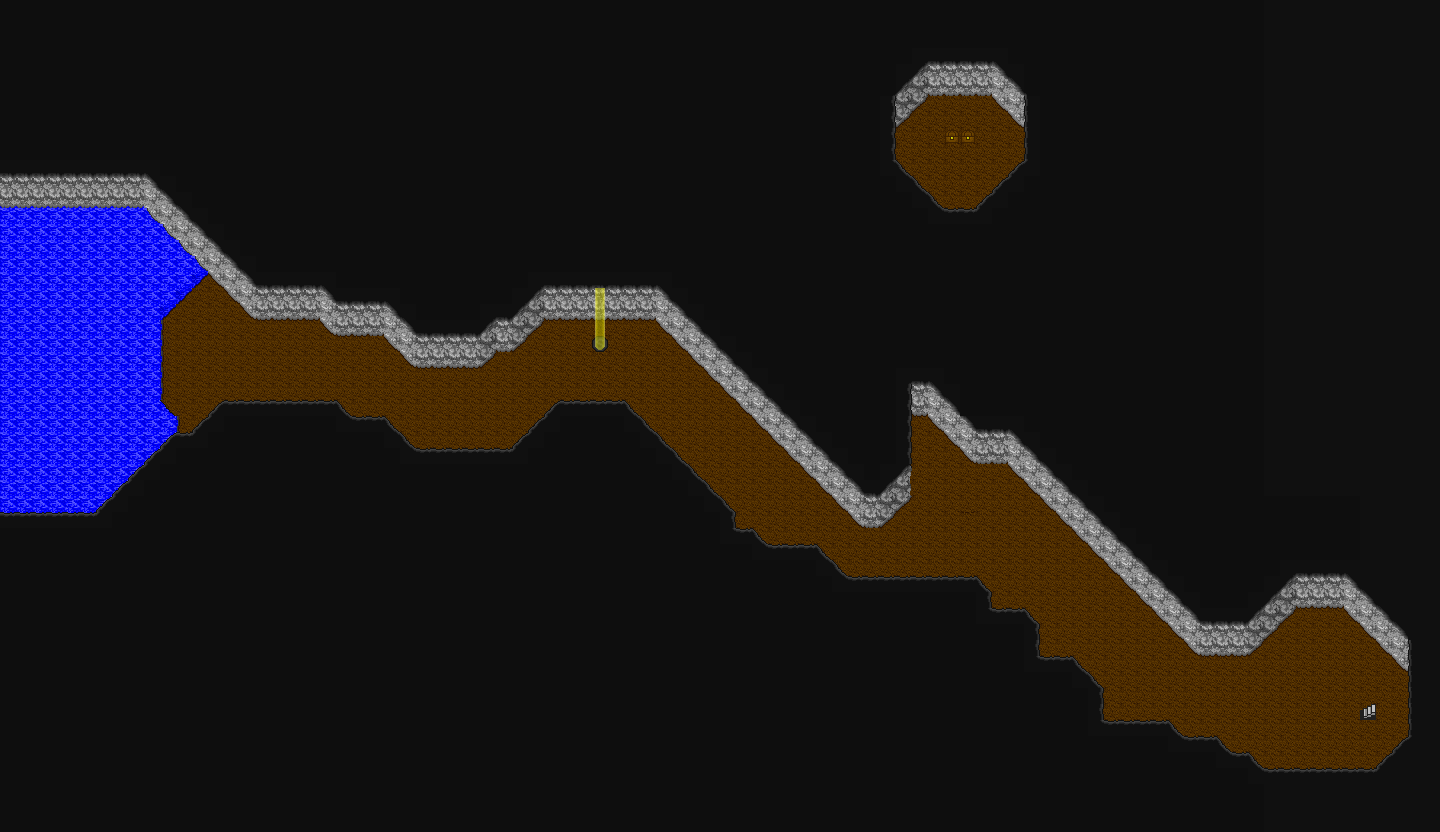

Rendered tile map (Tiled .tmx) drawn with the repository's tilesets; below, a short description and the map source with its tile grids summarised:
An orthogonal 90x52 tile map with 16x16 px tiles, 4 tile layers (map, bmap, fmap, shadows), 1 hidden layer not drawn, 4 tilesets and 16 objects (13x zone, 3x marker).

<map version="1.10" tiledversion="1.10.2" orientation="orthogonal" renderorder="right-down" width="90" height="52" tilewidth="16" tileheight="16" infinite="0" backgroundcolor="#0e0e0e" nextlayerid="10" nextobjectid="36">
 <properties>
  <property name="can_save" value="0" />
  <property name="can_warp" value="0" />
  <property name="map_mode" value="0" />
  <property name="map_no" value="0" />
  <property name="pdiv" value="1" />
  <property name="pmult" value="1" />
  <property name="song_file" value="Rena7.it" />
  <property name="stx" value="66" />
  <property name="sty" value="62" />
  <property name="tileset" value="3" />
  <property name="use_sstone" value="0" />
  <property name="warpx" value="6" />
  <property name="warpy" value="88" />
  <property name="zero_zone" value="1" />
 </properties>
 <tileset firstgid="1" source="cave.tsx" />
 <tileset firstgid="501" source="entities.tsx" />
 <tileset firstgid="1473" source="misc.tsx" />
 <tileset firstgid="1773" source="obstacles.tsx" />
 <layer id="1" name="map" width="90" height="52">
  <data>[4680 cells, 1542 non-empty, 24 distinct tile ids]</data>
 </layer>
 <layer id="2" name="bmap" width="90" height="52">
  <data>[4680 cells, 15 non-empty, 3 distinct tile ids]</data>
 </layer>
 <objectgroup color="#ff00ff" id="3" name="entities" />
 <layer id="4" name="fmap" width="90" height="52">
  <data>[4680 cells, 163 non-empty, 11 distinct tile ids]</data>
 </layer>
 <layer id="5" name="shadows" width="90" height="52" opacity="0.5">
  <data>[4680 cells, 4 non-empty, 2 distinct tile ids]</data>
 </layer>
 <layer id="6" name="obstacles" width="90" height="52" visible="0" opacity="0.5">
  <data>[4680 cells, 291 non-empty, 1 distinct tile ids]</data>
 </layer>
 <objectgroup color="#008000" id="7" name="zones">
  <object id="2" name="1" type="zone" x="1360" y="704" width="16" height="16" />
  <object id="5" name="2" type="zone" x="144" y="320" width="16" height="80" />
  <object id="11" name="2" type="zone" x="160" y="400" width="16" height="32" />
  <object id="17" name="2" type="zone" x="160" y="304" width="16" height="16" />
  <object id="18" name="2" type="zone" x="176" y="288" width="16" height="16" />
  <object id="19" name="2" type="zone" x="192" y="272" width="16" height="16" />
  <object id="21" name="3" type="zone" x="944" y="128" width="16" height="16" />
  <object id="22" name="4" type="zone" x="960" y="128" width="16" height="16" />
  <object id="29" name="5" type="zone" x="576" y="336" width="16" height="16" />
  <object id="30" name="5" type="zone" x="592" y="320" width="16" height="16" />
  <object id="31" name="6" type="zone" x="592" y="336" width="16" height="16" />
  <object id="32" name="5" type="zone" x="592" y="352" width="16" height="16" />
  <object id="33" name="5" type="zone" x="608" y="336" width="16" height="16" />
 </objectgroup>
 <objectgroup color="#ffff00" id="8" name="markers">
  <object id="3" name="entrance_w" type="marker" x="160" y="352" width="16" height="16" />
  <object id="20" name="entrance_e" type="marker" x="1360" y="704" width="16" height="16" />
  <object id="35" name="save_point" type="marker" x="592" y="336" width="16" height="16" />
 </objectgroup>
 <objectgroup color="#0000ff" id="9" name="bounds" visible="0" />
</map>
